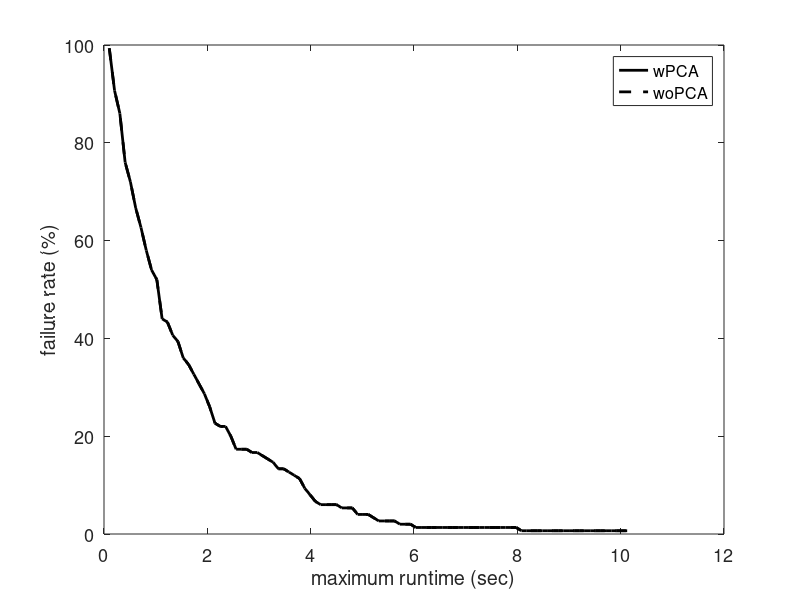

Reproduce this figure in MATLAB.
% Benchmark_RRT_envI_wo.txt - Planning without PCA - for comparison
% Benchmark_RRT_envI_w.txt - with PCA (including the nearest neighbor in the PCA) knn=20
% Benchmark_RRT_envI_w_2.txt - with PCA (not including the nearest neighbor in the PCA) knn=20
% Benchmark_RRT_envI_w_3.txt - with PCA (including the nearest neighbor in the PCA) knn=tree size
% Benchmark_RRT_envI_w_4.txt - with PCA (including the nearest neighbor in the PCA) knn=90
% Benchmark_RRT_envI_w_5.txt- with the minimum number of nodes in tree to operate PCA set to 1 (previously was 6)
% *Benchmark_RRT_envI_w_6.txt- with the minimum number of nodes in tree to operate PCA set to 3 (previously was 6)
% Benchmark_RRT_envI_w_7.txt- nearestR with radius 2.6

% (*) marks best so far
% In all trials, d = 2.8
% last updated: 12/11/17

clear all
clc

d = 1.6;
%%
planners = {'BiRRT','RRT'};
plannerType = planners{1};
switch plannerType
    case 'BiRRT'
        D{1} = load('Benchmark_CBiRRT_wo.txt'); 
        D{2} = load('Benchmark_CBiRRT_wo.txt');
        D{1} = [d*ones(size(D{1},1),1) D{1}];
        D{2} = [d*ones(size(D{2},1),1) D{2}];
        D{1} = D{1}(D{1}(:,2)==1,:); 
        D{2} = D{2}(D{2}(:,2)==1,:); 
    case 'RRT'
        D{1} = load('Benchmark_RRT_envI_w_8.txt'); 
        D{2} = load('Benchmark_RRT_envI_wo.txt'); 
        fprintf('Failures: \t%.1f, %.1f \n', 100-sum(D{1}(:,1))/size(D{1},1)*100, 100-sum(D{2}(:,1))/size(D{2},1)*100);
        D{1} = [d*ones(size(D{1},1),1) D{1}];
        D{2} = [d*ones(size(D{2},1),1) D{2}];
        D{1} = D{1}(D{1}(:,2)==1,:); 
        D{2} = D{2}(D{2}(:,2)==1,:); 
end

%%
disp(['Results for ' plannerType ':']);

%%

for k = 1:size(D,2)
    
    suc = D{k}(:,2)==1;
    F(:,k) = mean(D{k});
    
    tmin(k) = F(4,k);
end

clc
disp('-----------------------------------');
fprintf('         \t\tw/\tw/o\n');
fprintf('Queries: \t\t%d\t%d\n', size(D{1},1), size(D{2},1));
fprintf('d =      \t\t%.1f\t%.1f\n', F(1,1), F(1,2));
fprintf('Avg. time (for d): \t%.2f\t%.2f \t(msec)\n', F(4,1)*1e3, F(4,2)*1e3);
fprintf('Min. time (for d): \t%.2f\t%.2f \t(msec)\n', min(D{1}(:,4))*1e3, min(D{2}(:,4))*1e3);
fprintf('Nodes in path:     \t%.1f\t%.1f\n', F(10,1), F(10,2));
fprintf('Nodes in trees:    \t%.1f\t%.1f\n', F(11,1), F(11,2));
disp('------------ Sampling -------------');
fprintf('Sampling time:    \t%.2f\t%.2f \t(msec)\n', F(15,1)*1e3, F(15,2)*1e3);
fprintf('Sampling count: \t%.1f\t%.1f \t(%%)\n', F(16,1)+F(17,1), F(16,2)+F(17,2));
fprintf('Sampling success: \t%.2f\t%.2f \t(%%)\n', 100*F(16,1)/(F(16,1)+F(17,1)), 100*F(16,2)/(F(16,2)+F(17,2)));
disp('------------ loc.-con. ------------');
fprintf('Loc.-con. time:    \t%.2f\t%.2f \t(msec)\n', F(12,1)*1e3, F(12,2)*1e3);
fprintf('Loc.-con. count:   \t%.2f\t%.2f \t\n', F(13,1), F(13,2));
fprintf('Loc.-con. success: \t%.2f\t%.2f \t(%%)\n', 100*F(14,1)/F(13,1), 100*F(14,2)/F(13,2));
disp('----------- Projection ------------');
fprintf('Proj. time:        \t%.2f\t%.2f \t(msec)\n', F(6,1)*1e3, F(6,2)*1e3);
fprintf('Proj. count:       \t%.2f\t%.2f \t\n', F(5,1), F(5,2));
disp('--------------- PCA ---------------');
fprintf('PCA time:          \t%.2f\t%.2f \t(msec)\n', F(19,1)*1e3, F(19,2)*1e3);
fprintf('PCA count:       \t%.2f\t%.2f \t\n', F(18,1), F(18,2));

%%
disp(' ');
fprintf('Speed-up (at d = %.1f):      %.2f\n', d, tmin(2)/tmin(1));

%%
%%
%%
% PCS
td = D{1}(:,4);
maxT = max(td);
T1 = linspace(0,maxT,100);
T1 = T1(2:end);
for i = 1:length(T1)
    sd = td < T1(i);
    md(i) = mean(td(sd));
    Md(i) = 1-sum(sd)/length(td);
end
%%
% GD
tg = D{2}(:,4);
maxT = max(tg);
T2 = linspace(0,maxT,100);
T2 = T2(2:end);
for i = 1:length(T2)
    sg = tg < T2(i);
    mg(i) = mean(tg(sg));
    Mg(i) = 1-sum(sg)/length(tg);
end

%%
h = figure(2);
clf
plot(T1,Md*100,'-k','linewidth',2);
hold on
plot(T2,Mg*100,'--k','linewidth',2);
hold off
xlabel('maximum runtime (sec)');
ylabel('failure rate (%)');
legend('wPCA','woPCA');
% xlim([0 8]);%max([T1 T2])]);
% title(plannerType);
set(gca,'fontsize',13);
% set(h, 'Position', [100, 100, 800, 400]);
% print PCS_NR_runtime.eps -depsc -r200